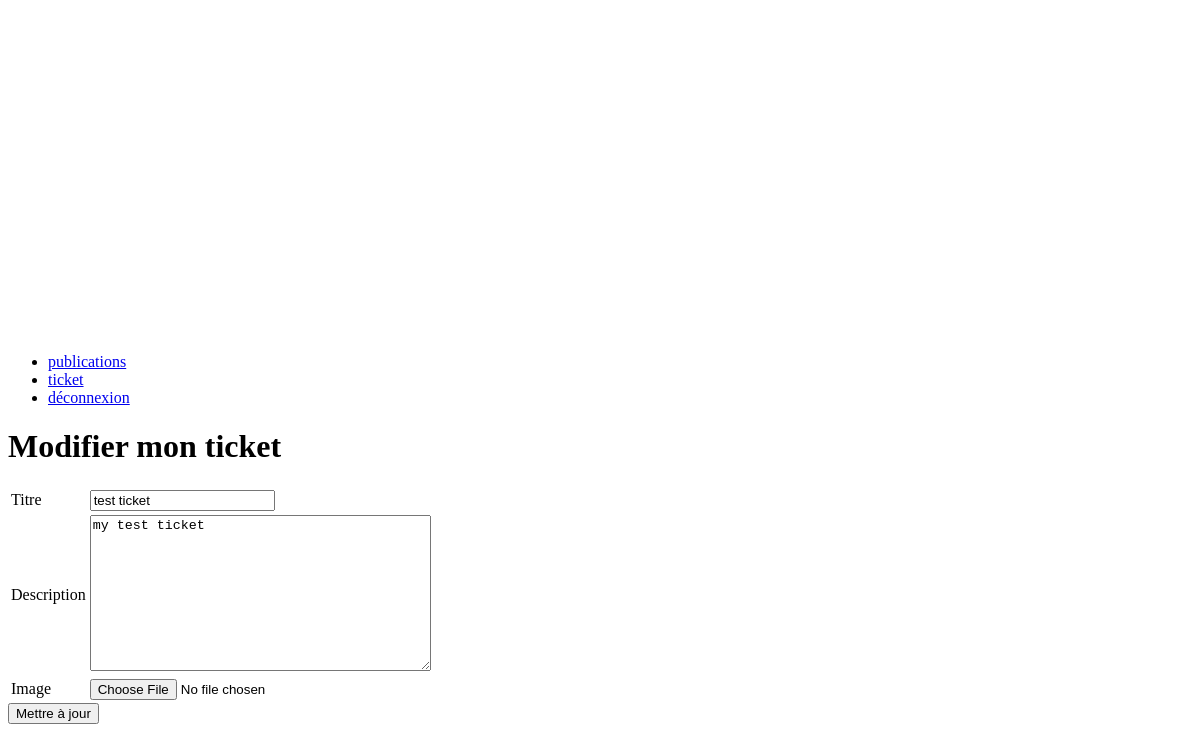
The app's page /tickets/14/edit (signed in), older data.
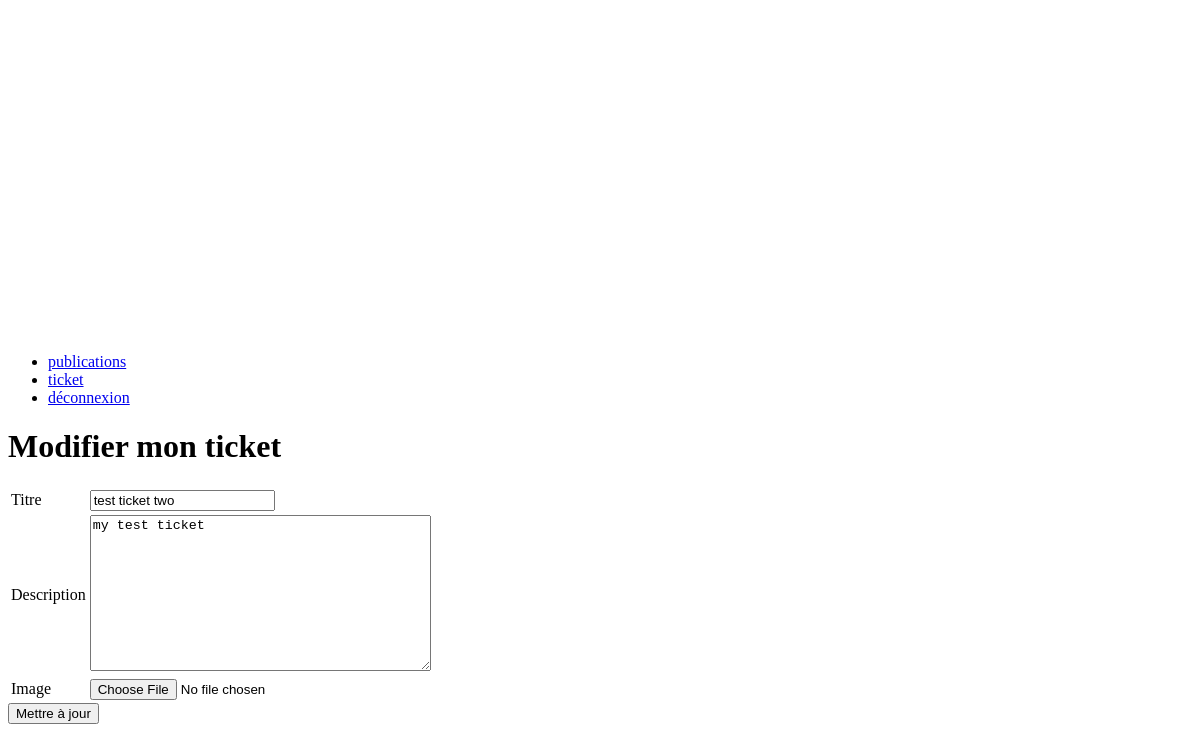
The same page, newer data.
### publication/models.py (models this page shows, shortened)
class Ticket(models.Model):
    title = models.CharField(max_length=128)
    description = models.TextField(max_length=248,
                                   blank=True)
    user = models.ForeignKey(to=settings.AUTH_USER_MODEL,
                             on_delete=models.CASCADE)
    image = models.ImageField(null=True, blank=True)
    time_created = models.DateTimeField(auto_now_add=True)

### publication/views.py (the view, shortened to what this page needs)
class EditTicketPage(LoginRequiredMixin, View):
    def get(self, request, id):
        form = forms.CreateTicketForm(instance=models.Ticket.objects.get(id=id))
        return render(request, 'publication/edit_ticket.html', {
            'form': form
        })

### publication/forms.py
class CreateTicketForm(forms.ModelForm):
    class Meta:
        model = models.Ticket
        fields = ['title', 'description', 'image']
        labels = {
            'title': 'Titre'
        }

### publication/templates/publication/edit_ticket.html (shortened to what this page needs)
{% extends 'base.html' %}
{% load static %}
{% block body %}
  <div class="edit_ticket_page">
    <h1>Modifier mon ticket</h1>
    <form method="post" encType="multipart/form-data">
      {% include 'form.html' with form=form %}
      <input type="submit" value="Mettre à jour"/>
    </form>
  </div>
{% endblock %}

### templates/form.html (shortened to what this page needs)
{% load static %}
<table class="form">
  {% for field in form %}
    <tr class="form__group">
      <td class="form__group__label">{{field.label}}</td>
      <td class="form__group__field">{{field}}</td>
    </tr>
  {% endfor %}
  <table>

Row changes from the older to the newer data that the page shows:
changed Ticket "my test ticket": title "test ticket" → "test ticket two"
